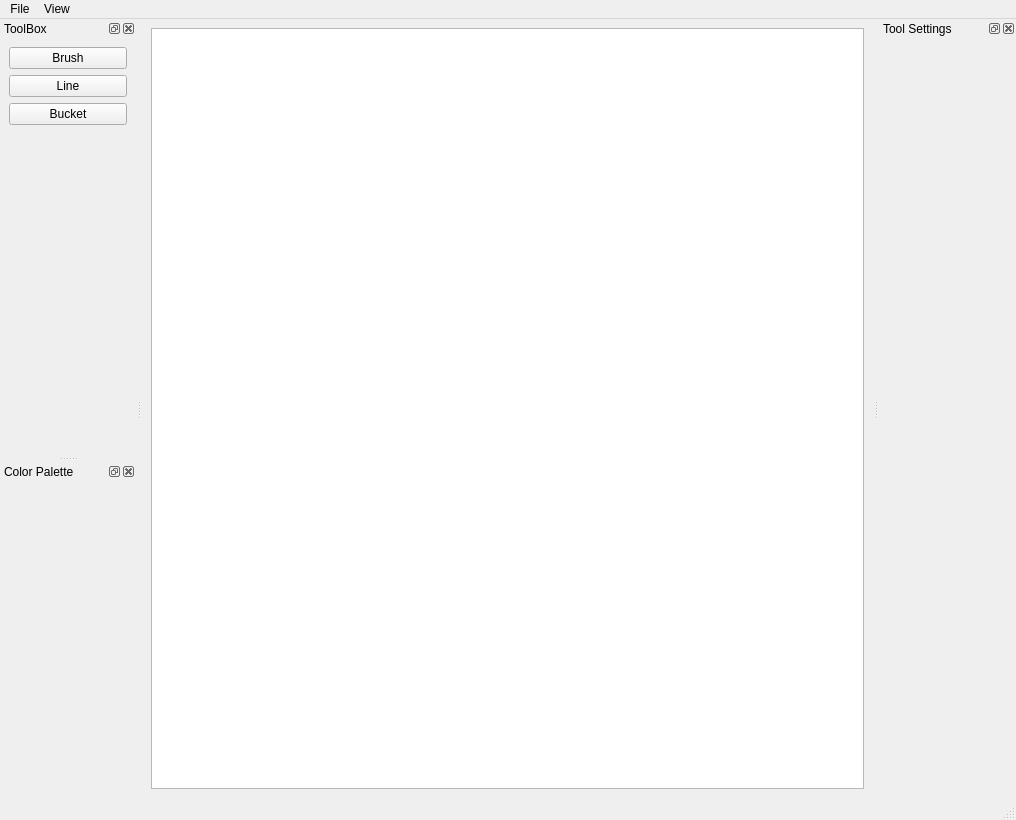
<?xml version="1.0" encoding="UTF-8"?>
<ui version="4.0">
 <class>MainWindow</class>
 <widget class="QMainWindow" name="MainWindow">
  <property name="geometry">
   <rect>
    <x>0</x>
    <y>0</y>
    <width>1016</width>
    <height>820</height>
   </rect>
  </property>
  <property name="windowTitle">
   <string>MainWindow</string>
  </property>
  <widget class="QWidget" name="centralwidget">
   <layout class="QHBoxLayout" name="horizontalLayout">
    <item>
     <widget class="QGraphicsView" name="ViewPort"/>
    </item>
   </layout>
  </widget>
  <widget class="QMenuBar" name="menubar">
   <property name="geometry">
    <rect>
     <x>0</x>
     <y>0</y>
     <width>1016</width>
     <height>26</height>
    </rect>
   </property>
   <widget class="QMenu" name="menuFile">
    <property name="title">
     <string>File</string>
    </property>
    <addaction name="actionExport"/>
    <addaction name="actionQuit"/>
   </widget>
   <widget class="QMenu" name="menuView">
    <property name="title">
     <string>View</string>
    </property>
    <addaction name="actionToolBox"/>
    <addaction name="actionColor_Palette"/>
    <addaction name="actionTool_Settings"/>
   </widget>
   <addaction name="menuFile"/>
   <addaction name="menuView"/>
  </widget>
  <widget class="QStatusBar" name="statusbar"/>
  <widget class="QDockWidget" name="ToolSettingsDock">
   <property name="windowTitle">
    <string>Tool Settings</string>
   </property>
   <attribute name="dockWidgetArea">
    <number>2</number>
   </attribute>
   <widget class="QWidget" name="dockWidgetContents">
    <layout class="QHBoxLayout" name="horizontalLayout_2">
     <item>
      <widget class="QStackedWidget" name="stackedWidget">
       <property name="minimumSize">
        <size>
         <width>119</width>
         <height>0</height>
        </size>
       </property>
       <property name="frameShadow">
        <enum>QFrame::Plain</enum>
       </property>
       <property name="currentIndex">
        <number>0</number>
       </property>
       <widget class="QWidget" name="page"/>
       <widget class="QWidget" name="page_2"/>
      </widget>
     </item>
    </layout>
   </widget>
  </widget>
  <widget class="QDockWidget" name="ToolsDock">
   <property name="minimumSize">
    <size>
     <width>93</width>
     <height>309</height>
    </size>
   </property>
   <property name="windowTitle">
    <string>ToolBox</string>
   </property>
   <attribute name="dockWidgetArea">
    <number>1</number>
   </attribute>
   <widget class="QWidget" name="dockWidgetContents_2">
    <layout class="QVBoxLayout" name="verticalLayout">
     <item>
      <widget class="QPushButton" name="BrushTool">
       <property name="text">
        <string>Brush</string>
       </property>
      </widget>
     </item>
     <item>
      <widget class="QPushButton" name="LineTool">
       <property name="text">
        <string>Line</string>
       </property>
      </widget>
     </item>
     <item>
      <widget class="QPushButton" name="BucketTool">
       <property name="text">
        <string>Bucket</string>
       </property>
      </widget>
     </item>
     <item>
      <spacer name="ToolDockVerticalSpacer">
       <property name="orientation">
        <enum>Qt::Vertical</enum>
       </property>
       <property name="sizeHint" stdset="0">
        <size>
         <width>20</width>
         <height>40</height>
        </size>
       </property>
      </spacer>
     </item>
    </layout>
   </widget>
  </widget>
  <widget class="QDockWidget" name="ColorPaletteDock">
   <property name="minimumSize">
    <size>
     <width>136</width>
     <height>238</height>
    </size>
   </property>
   <property name="windowTitle">
    <string>Color Palette</string>
   </property>
   <attribute name="dockWidgetArea">
    <number>1</number>
   </attribute>
   <widget class="QWidget" name="dockWidgetContents_3"/>
  </widget>
  <action name="actionExport">
   <property name="text">
    <string>Export</string>
   </property>
  </action>
  <action name="actionToolBox">
   <property name="checkable">
    <bool>true</bool>
   </property>
   <property name="checked">
    <bool>true</bool>
   </property>
   <property name="text">
    <string>ToolBox</string>
   </property>
   <property name="toolTip">
    <string>Show/Hide ToolBox</string>
   </property>
   <property name="shortcut">
    <string>Alt+T</string>
   </property>
  </action>
  <action name="actionColor_Palette">
   <property name="checkable">
    <bool>true</bool>
   </property>
   <property name="checked">
    <bool>true</bool>
   </property>
   <property name="text">
    <string>Color Palette</string>
   </property>
   <property name="toolTip">
    <string>Show/Hide Color Palette</string>
   </property>
   <property name="shortcut">
    <string>Alt+C</string>
   </property>
  </action>
  <action name="actionTool_Settings">
   <property name="checkable">
    <bool>true</bool>
   </property>
   <property name="checked">
    <bool>true</bool>
   </property>
   <property name="text">
    <string>Tool Settings</string>
   </property>
   <property name="toolTip">
    <string>Show/Hide Tool Settings</string>
   </property>
   <property name="shortcut">
    <string>Alt+O</string>
   </property>
  </action>
  <action name="actionQuit">
   <property name="text">
    <string>Quit</string>
   </property>
   <property name="toolTip">
    <string>Close Application</string>
   </property>
   <property name="shortcut">
    <string>Ctrl+Q</string>
   </property>
  </action>
 </widget>
 <tabstops>
  <tabstop>ViewPort</tabstop>
  <tabstop>BrushTool</tabstop>
  <tabstop>LineTool</tabstop>
  <tabstop>BucketTool</tabstop>
 </tabstops>
 <resources/>
 <connections>
  <connection>
   <sender>actionToolBox</sender>
   <signal>toggled(bool)</signal>
   <receiver>ToolsDock</receiver>
   <slot>setVisible(bool)</slot>
   <hints>
    <hint type="sourcelabel">
     <x>-1</x>
     <y>-1</y>
    </hint>
    <hint type="destinationlabel">
     <x>67</x>
     <y>248</y>
    </hint>
   </hints>
  </connection>
  <connection>
   <sender>actionColor_Palette</sender>
   <signal>toggled(bool)</signal>
   <receiver>ColorPaletteDock</receiver>
   <slot>setVisible(bool)</slot>
   <hints>
    <hint type="sourcelabel">
     <x>-1</x>
     <y>-1</y>
    </hint>
    <hint type="destinationlabel">
     <x>67</x>
     <y>637</y>
    </hint>
   </hints>
  </connection>
  <connection>
   <sender>actionTool_Settings</sender>
   <signal>toggled(bool)</signal>
   <receiver>ToolSettingsDock</receiver>
   <slot>setVisible(bool)</slot>
   <hints>
    <hint type="sourcelabel">
     <x>-1</x>
     <y>-1</y>
    </hint>
    <hint type="destinationlabel">
     <x>947</x>
     <y>412</y>
    </hint>
   </hints>
  </connection>
  <connection>
   <sender>actionQuit</sender>
   <signal>triggered()</signal>
   <receiver>MainWindow</receiver>
   <slot>close()</slot>
   <hints>
    <hint type="sourcelabel">
     <x>-1</x>
     <y>-1</y>
    </hint>
    <hint type="destinationlabel">
     <x>507</x>
     <y>409</y>
    </hint>
   </hints>
  </connection>
 </connections>
</ui>
